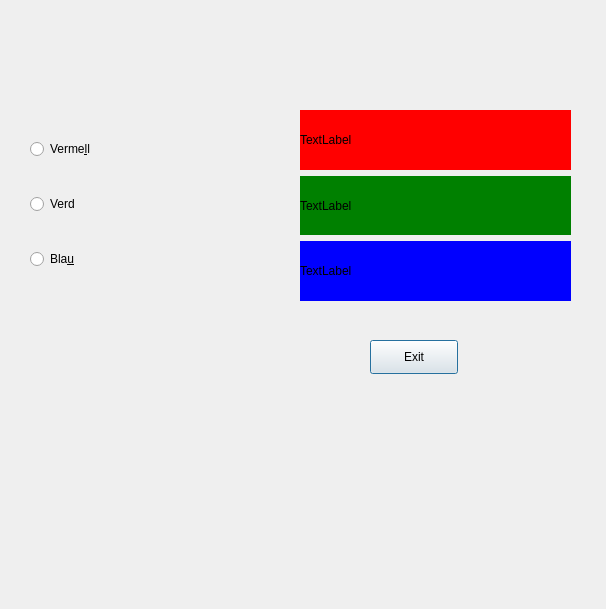
<?xml version="1.0" encoding="UTF-8"?>
<ui version="4.0">
 <class>Dialog</class>
 <widget class="QDialog" name="Dialog">
  <property name="geometry">
   <rect>
    <x>0</x>
    <y>0</y>
    <width>606</width>
    <height>609</height>
   </rect>
  </property>
  <property name="windowTitle">
   <string>Dialog</string>
  </property>
  <widget class="QWidget" name="verticalLayoutWidget">
   <property name="geometry">
    <rect>
     <x>30</x>
     <y>110</y>
     <width>261</width>
     <height>191</height>
    </rect>
   </property>
   <layout class="QVBoxLayout" name="verticalLayout">
    <item>
     <widget class="QRadioButton" name="redButton">
      <property name="text">
       <string>Verme&amp;ll</string>
      </property>
     </widget>
    </item>
    <item>
     <widget class="QRadioButton" name="greenButton">
      <property name="text">
       <string>Verd</string>
      </property>
     </widget>
    </item>
    <item>
     <widget class="QRadioButton" name="blueButton">
      <property name="text">
       <string>Bla&amp;u</string>
      </property>
     </widget>
    </item>
   </layout>
  </widget>
  <widget class="QWidget" name="verticalLayoutWidget_2">
   <property name="geometry">
    <rect>
     <x>300</x>
     <y>110</y>
     <width>271</width>
     <height>191</height>
    </rect>
   </property>
   <layout class="QVBoxLayout" name="verticalLayout_2">
    <item>
     <widget class="QLabel" name="red_label">
      <property name="styleSheet">
       <string notr="true">background: red</string>
      </property>
      <property name="text">
       <string>TextLabel</string>
      </property>
     </widget>
    </item>
    <item>
     <widget class="QLabel" name="green_label">
      <property name="autoFillBackground">
       <bool>false</bool>
      </property>
      <property name="styleSheet">
       <string notr="true">background: green
</string>
      </property>
      <property name="text">
       <string>TextLabel</string>
      </property>
     </widget>
    </item>
    <item>
     <widget class="QLabel" name="blue_label">
      <property name="styleSheet">
       <string notr="true">background: blue
</string>
      </property>
      <property name="text">
       <string>TextLabel</string>
      </property>
     </widget>
    </item>
   </layout>
  </widget>
  <widget class="QPushButton" name="pushButton">
   <property name="geometry">
    <rect>
     <x>370</x>
     <y>340</y>
     <width>88</width>
     <height>34</height>
    </rect>
   </property>
   <property name="text">
    <string>Exit</string>
   </property>
  </widget>
 </widget>
 <resources/>
 <connections>
  <connection>
   <sender>redButton</sender>
   <signal>clicked()</signal>
   <receiver>red_label</receiver>
   <slot>show()</slot>
   <hints>
    <hint type="sourcelabel">
     <x>160</x>
     <y>148</y>
    </hint>
    <hint type="destinationlabel">
     <x>435</x>
     <y>140</y>
    </hint>
   </hints>
  </connection>
  <connection>
   <sender>redButton</sender>
   <signal>clicked()</signal>
   <receiver>blue_label</receiver>
   <slot>hide()</slot>
   <hints>
    <hint type="sourcelabel">
     <x>160</x>
     <y>148</y>
    </hint>
    <hint type="destinationlabel">
     <x>435</x>
     <y>270</y>
    </hint>
   </hints>
  </connection>
  <connection>
   <sender>redButton</sender>
   <signal>clicked()</signal>
   <receiver>green_label</receiver>
   <slot>hide()</slot>
   <hints>
    <hint type="sourcelabel">
     <x>160</x>
     <y>148</y>
    </hint>
    <hint type="destinationlabel">
     <x>435</x>
     <y>205</y>
    </hint>
   </hints>
  </connection>
  <connection>
   <sender>greenButton</sender>
   <signal>clicked()</signal>
   <receiver>red_label</receiver>
   <slot>hide()</slot>
   <hints>
    <hint type="sourcelabel">
     <x>160</x>
     <y>203</y>
    </hint>
    <hint type="destinationlabel">
     <x>435</x>
     <y>140</y>
    </hint>
   </hints>
  </connection>
  <connection>
   <sender>greenButton</sender>
   <signal>clicked()</signal>
   <receiver>green_label</receiver>
   <slot>show()</slot>
   <hints>
    <hint type="sourcelabel">
     <x>160</x>
     <y>203</y>
    </hint>
    <hint type="destinationlabel">
     <x>435</x>
     <y>205</y>
    </hint>
   </hints>
  </connection>
  <connection>
   <sender>greenButton</sender>
   <signal>clicked()</signal>
   <receiver>blue_label</receiver>
   <slot>hide()</slot>
   <hints>
    <hint type="sourcelabel">
     <x>160</x>
     <y>203</y>
    </hint>
    <hint type="destinationlabel">
     <x>435</x>
     <y>270</y>
    </hint>
   </hints>
  </connection>
  <connection>
   <sender>blueButton</sender>
   <signal>clicked()</signal>
   <receiver>red_label</receiver>
   <slot>hide()</slot>
   <hints>
    <hint type="sourcelabel">
     <x>160</x>
     <y>258</y>
    </hint>
    <hint type="destinationlabel">
     <x>435</x>
     <y>140</y>
    </hint>
   </hints>
  </connection>
  <connection>
   <sender>blueButton</sender>
   <signal>clicked()</signal>
   <receiver>blue_label</receiver>
   <slot>show()</slot>
   <hints>
    <hint type="sourcelabel">
     <x>160</x>
     <y>258</y>
    </hint>
    <hint type="destinationlabel">
     <x>435</x>
     <y>270</y>
    </hint>
   </hints>
  </connection>
  <connection>
   <sender>blueButton</sender>
   <signal>clicked()</signal>
   <receiver>green_label</receiver>
   <slot>hide()</slot>
   <hints>
    <hint type="sourcelabel">
     <x>160</x>
     <y>258</y>
    </hint>
    <hint type="destinationlabel">
     <x>435</x>
     <y>205</y>
    </hint>
   </hints>
  </connection>
  <connection>
   <sender>pushButton</sender>
   <signal>clicked()</signal>
   <receiver>Dialog</receiver>
   <slot>close()</slot>
   <hints>
    <hint type="sourcelabel">
     <x>413</x>
     <y>356</y>
    </hint>
    <hint type="destinationlabel">
     <x>302</x>
     <y>304</y>
    </hint>
   </hints>
  </connection>
 </connections>
</ui>
